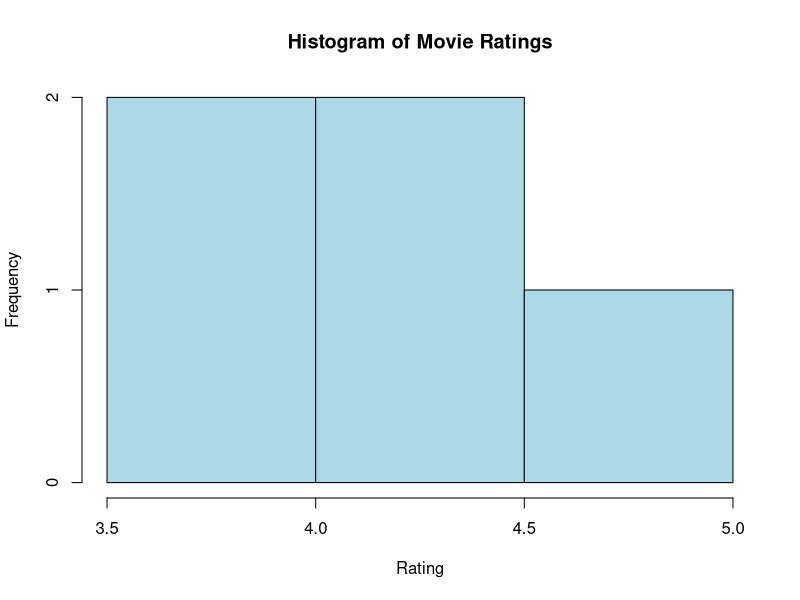
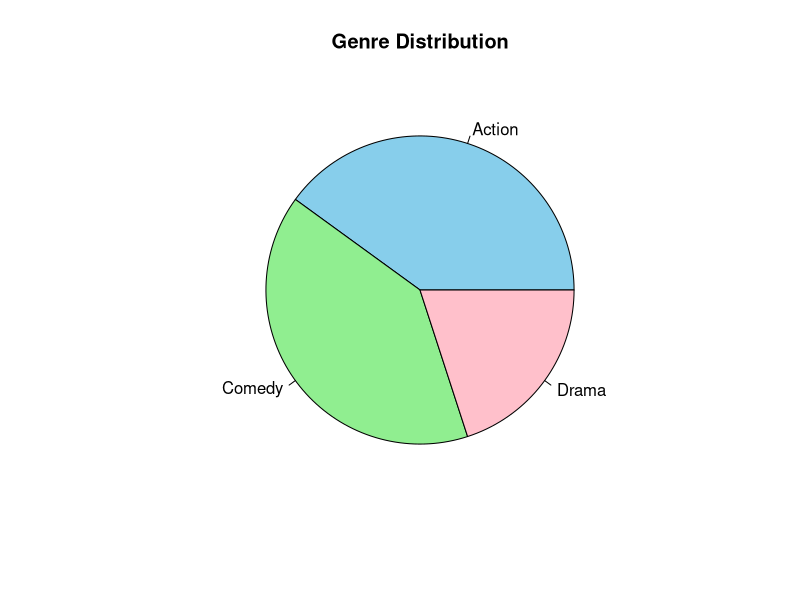
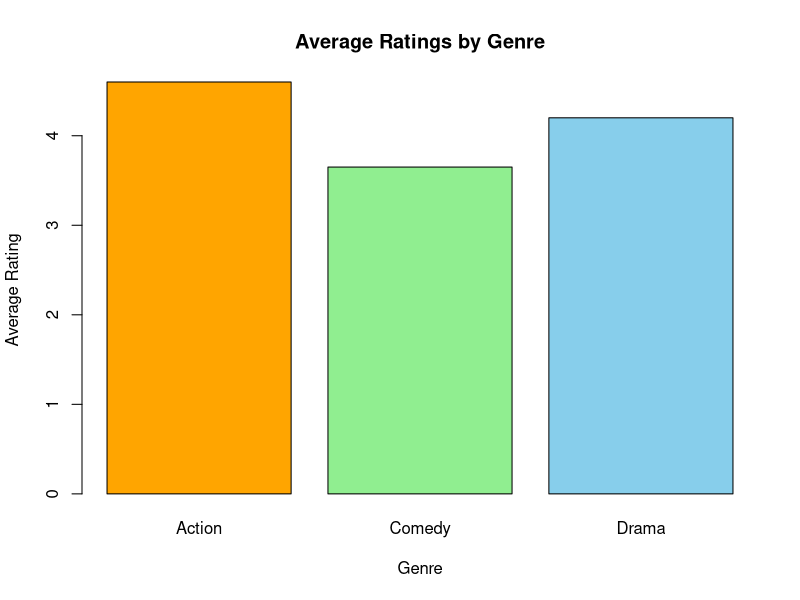
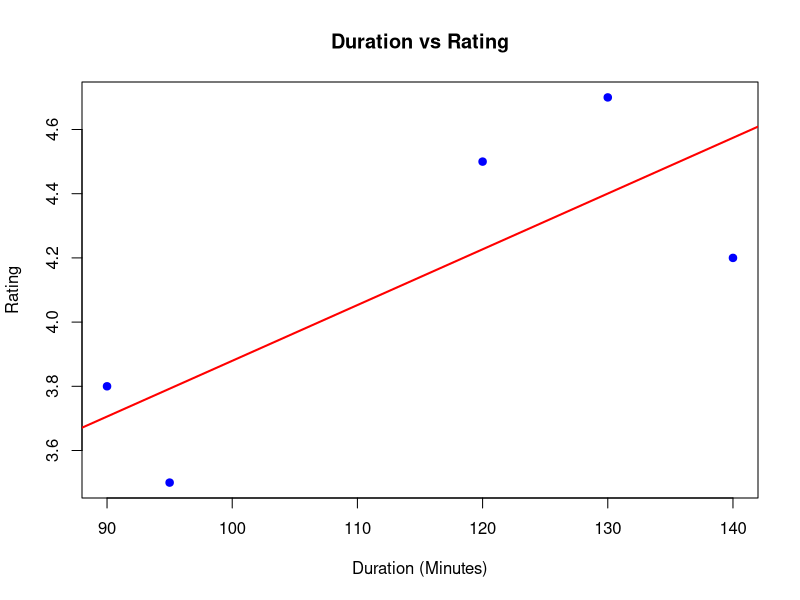

The R source for these figures, in order:
# Dataset
movies <- data.frame(
  Movie_ID = c(1,2,3,4,5),
  Genre = c("Action","Comedy","Drama","Action","Comedy"),
  Rating = c(4.5,3.8,4.2,4.7,3.5),
  Duration = c(120,90,140,130,95)
)

hist(movies$Rating,
     main = "Histogram of Movie Ratings",
     xlab = "Rating",
     col = "lightblue",
     border = "black")


# Dataset
movies <- data.frame(
  Genre = c("Action","Comedy","Drama","Action","Comedy")
)

genre_count <- table(movies$Genre)

pie(genre_count,
    main = "Genre Distribution",
    col = c("skyblue","lightgreen","pink"))


# Dataset
movies <- data.frame(
  Genre = c("Action","Comedy","Drama","Action","Comedy"),
  Rating = c(4.5,3.8,4.2,4.7,3.5)
)

avg_rating <- aggregate(Rating ~ Genre,
                        data = movies,
                        mean)

barplot(avg_rating$Rating,
        names.arg = avg_rating$Genre,
        col = c("orange","lightgreen","skyblue"),
        main = "Average Ratings by Genre",
        xlab = "Genre",
        ylab = "Average Rating")


# Dataset
movies <- data.frame(
  Duration = c(120,90,140,130,95),
  Rating = c(4.5,3.8,4.2,4.7,3.5)
)

plot(movies$Duration,
     movies$Rating,
     pch = 19,
     col = "blue",
     main = "Duration vs Rating",
     xlab = "Duration (Minutes)",
     ylab = "Rating")

abline(lm(Rating ~ Duration, data = movies),
       col = "red",
       lwd = 2)
